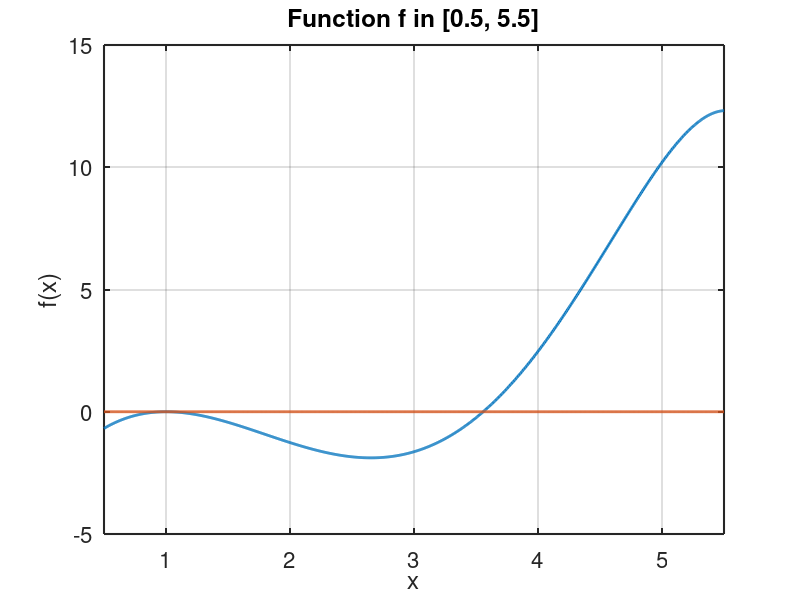

Write MATLAB code to recreate this figure. (Note: this script raises an error after producing the figure.)
% EXERCISE 2.1
%% closes all figures whose handles are visible
close all
clear all
clc


%% PLOT THE FUNCTION 
f= @(x) x.^3-(2 + exp(1))*x.^2 + (2*exp(1) + 1)*x + (1 - exp(1)) - cosh(x - 1);
%f= @(x) x.^3-(2 + exp(1))*x.^2 + (2*exp(1) + 2)*x + (1 - exp(1)) - sinh(x - 1);

a=0.5; b=5.5;
x_plot=linspace(a,b,1000);
figure
plot(x_plot,f(x_plot),'LineWidth', 2);
% add a grid to the plot
grid on
hold on
plot(x_plot, zeros(size(x_plot)),'LineWidth', 2)
xlim([a, b])
xlabel("x",'FontSize', 18)
ylabel("f(x)",'FontSize', 18)
str=sprintf('Function f in [%d, %d]', a, b);
title(str, 'FontSize', 15)
set(gca,'FontSize', 16)
set(gca,'LineWidth', 1.5)
% pause the execution
% pause

% from the plot two different roots can be identified. The bisection method,
% nevertheless, can be applied only to the root on the right: the one
% belonging to the interval [3,5]. Actually, in the other case, there isn't
% any interval such that the first derivative has constant sign and the
% root belongs to this interval. Therefore the Bolzano theorem hypothesis
% are not respected in this case.

%%
% FIND THE ROOT (BISECTION METHOD)
% The interval is [3,5]
a=3;
b=5;
tol=1.e-3;

[x,x_iter]=bisection(f,a,b,tol);
%bisection_plot(f, a, b, tol)
str=fprintf("The root in the interval [%d, %d] is x=%f. \n", a, b, x);

%%
% PLOT THE ITERATIONS OF THE FUNCTION

x_plot=linspace(a,b,1000);
figure
plot(x_plot,f(x_plot), 'LineWidth', 2);
str=sprintf("Iterations required to reach the tollerance: %f", length(x_iter));
title(str,'FontSize', 15)
grid on
hold on
%disp('Press any key...');
for ii=1:length(x_iter)
    plot(x_iter(ii),f(x_iter(ii)),'r*')
    xlabel("x",'FontSize', 18)
    ylabel("f(x)",'FontSize', 18)
    pause(3)
end

%% PLOT THE ERROR
figure

for ii=1:length(x_iter)
    plot((ii),abs(x_iter(ii)-x),'r*')
    drawnow
    hold on
    xlabel("iter",'FontSize', 18)
    ylabel("err",'FontSize', 18)
    pause(2)
end
